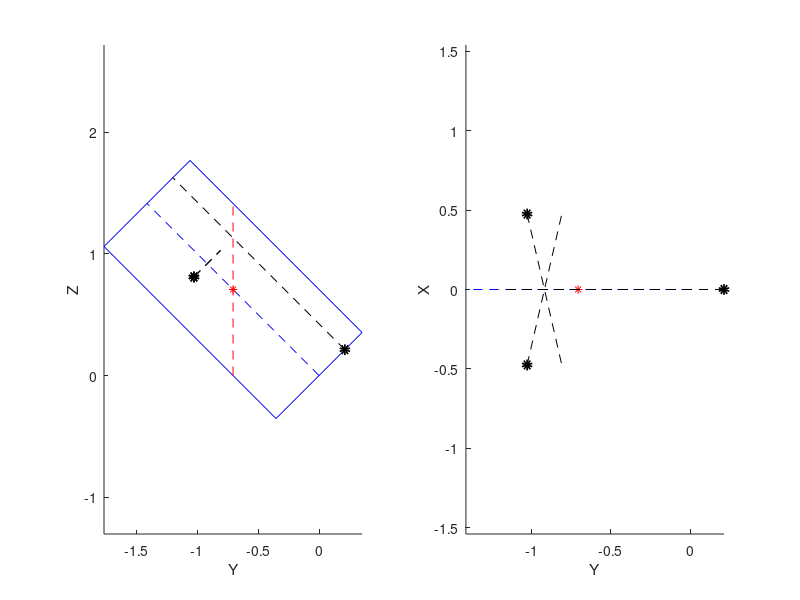
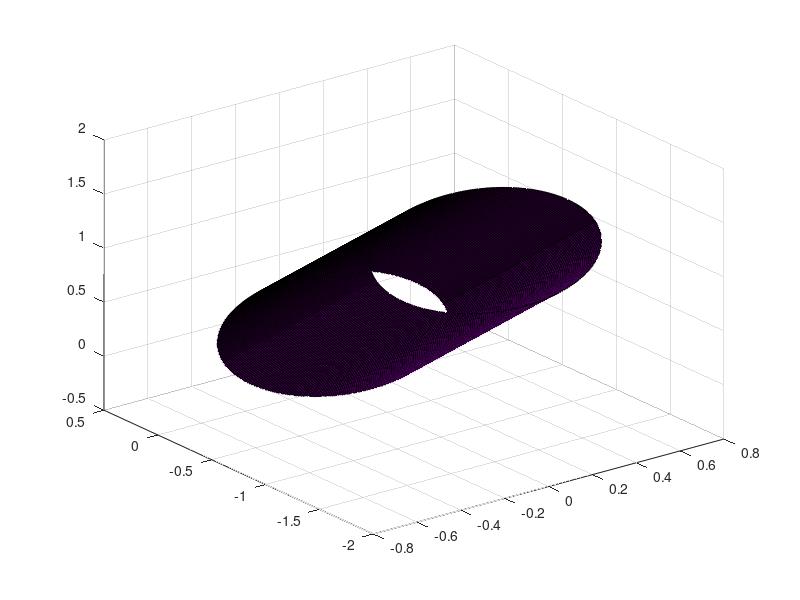

Recreate these plots in MATLAB, in order. (Note: this script raises an error after producing the figures.)
clearvars

t = pi()/4;
ph = pi()*3/5;
ph1 = ph; ph2 = -ph;
r = 0.5;
h = 2;
hcm = 0.5*h;
com = [0;0;hcm];
ds1 = 0.3;
ds2 = 0.3;
s1 = r + hcm + ds1;
s2 = r + hcm + ds2;
% construct rotation matrix for angle t relative to [0;0;1] in the yz plane
vx = [1;0;0];
vy = [0;cos(t);sin(t)];
vz = [0;-sin(t);cos(t)];
Rt = [vx vy vz];
% position of the contact points
po1 = [0;0;s1-r]+r*[sin(ph1);cos(ph1);0];
p1 = Rt*po1;
po2 = [0;0;s2-r]+r*[sin(ph2);cos(ph2);0];
p2 = Rt*po2;
% contact normals
n1 = [-sin(ph1),-cos(ph1)*cos(t),-cos(ph1)*sin(t)].';
n2 = [-sin(ph2),-cos(ph2)*cos(t),-cos(ph2)*sin(t)].';
n3 = [0,-sin(t),cos(t)].';

com = Rt*com;


%% force magnitudes
N = [n1 n2 n3];
g = [0 0 -1].';
L = -N\g;

%% finding p3 for coplanar p1p2
%  syms ds h3
if ds1 == ds2 &&ph1==-ph2
    h12 = cos(t)*ds1;
    h3 = ds1*(cos(t)^2+1)/cos(t);
    s3 = (h3-h12)*sin(t);
    if s3>0 && s3<r
        p3 = s3*[0;cos(t);sin(t)];
    else
        p3 = [];
    end
else
    A = [n1(1:2) -n2(1:2)];
    dp = p2-p1;
    sol = A\dp(1:2);
    inter1 = p1+sol(1)*n1;
    % inter2 = p2+sol(2)*n2;
    %     h1 = inter1(3)-com(3);
    %     h2 = inter2(3)-com(3);
    lxy = inter1(1:2)-com(1:2);
    h1 = -(ds1*cos(ph1)*sin(ph2) - ds2*cos(ph1)*sin(ph2) - ds1*cos(ph2)*cos(t)^2*sin(ph1) + ds2*cos(ph1)*cos(t)^2*sin(ph2))/(sin(ph1 - ph2)*cos(t));
    h2 = -(ds1*cos(ph2)*sin(ph1) - ds2*cos(ph2)*sin(ph1) - ds1*cos(ph2)*cos(t)^2*sin(ph1) + ds2*cos(ph1)*cos(t)^2*sin(ph2))/(sin(ph1 - ph2)*cos(t));
    h3 = -(ds1*cos(ph1)*sin(ph2) - ds2*cos(ph2)*sin(ph1) - ds1*cos(ph2)*cos(t)^2*sin(ph1) + ds2*cos(ph1)*cos(t)^2*sin(ph2))/(sin(ph1 - ph2)*cos(t));
    inter3 = [lxy;h3]+com;
    dist3 = n3.'*inter3;
    p3 = inter3-n3*dist3;
end
 
%% plotting the contacts and force lines
figure(1);
subplot(1,2,1) % yz plane
hold on

%plot rectangle view of the cylinder
v1 = -r*[cos(t);sin(t)];
v2 = r*[cos(t);sin(t)];
v3 = r*[cos(t);sin(t)]+h*[-sin(t);cos(t)];
v4 = -r*[cos(t);sin(t)]+h*[-sin(t);cos(t)];
vertex = [v1 v2 v3 v4 v1];
plot(vertex(1,:),vertex(2,:),'b');
% plot axis of cylinder
axisends = [v1+v2 (v3+v4)/2];
plot(axisends(1,:),axisends(2,:),'b--');
% mark com
plot(com(2),com(3),'*r');
plot([com(2),com(2)],[0,com(3)*2],'r--');
%plot contact points
plot(p1(2),p1(3),'ok','markerSize',4,'lineWidth',4);
plot(p2(2),p2(3),'ok','markerSize',4,'lineWidth',4);
plot(p3(2),p3(3),'ok','markerSize',4,'lineWidth',4);
% plot force lines
f1 = [p1 p1+n1];
plot(f1(2,:),f1(3,:),'k--');
f2 = [p2 p2+n2];
plot(f2(2,:),f2(3,:),'k--');
f3 = [p3 p3+2*n3];
plot(f3(2,:),f3(3,:),'k--');
xlabel('Y')
ylabel('Z')

axis equal
hold off

%
subplot(1,2,2) % yx plane
hold on

% plot axis of cylinder
e1 = [0;0];
e2 = [-h*sin(t);0];
axisends = [e1 e2];
plot(axisends(1,:),axisends(2,:),'b--');

% mark com
plot(com(2),com(1),'*r')

%plot contact points
plot(p1(2),p1(1),'ok','markerSize',4,'lineWidth',4)
plot(p2(2),p2(1),'ok','markerSize',4,'lineWidth',4)
plot(p3(2),p3(1),'ok','markerSize',4,'lineWidth',4)

% plot force lines
f1 = [p1 p1+n1];
plot(f1(2,:),f1(1,:),'k--');
f2 = [p2 p2+n2];
plot(f2(2,:),f2(1,:),'k--');
f3 = [p3 p3+2*n3];
plot(f3(2,:),f3(1,:),'k--');
xlabel('Y')
ylabel('X')
hold off
axis equal

%% plot in 3-D
figure(2);
[X,Y,Z] = cylinder(1,300);
hs = surf(r*X,r*Y,h*Z);
rotate(hs,[1 0 0],rad2deg(t),[0 0 0]);
hs.FaceAlpha = 0.01;
hs.EdgeAlpha = 0.05;
hold on
axis
e1 = [0;0;0];
e2 = [0;-h*sin(t);h*cos(t)];
axisends = [e1 e2];
plot3(axisends(1,:),axisends(2,:),axisends(3,:),'--');

plot3(com(1),com(2),com(3),'*r')
plot3([com(1),com(1)],[com(2),com(2)],[0,com(3)*2],'r--');
plot3(p1(1),p1(2),p1(3),'ok','markerSize',4,'lineWidth',4);
plot3(p2(1),p2(2),p2(3),'ok','markerSize',4,'lineWidth',4);
plot3(p3(1),p3(2),p3(3),'ok','markerSize',4,'lineWidth',4);

% plot force lines
f1 = [p1 p1+n1];
plot3(f1(1,:),f1(2,:),f1(3,:),'k--');
f2 = [p2 p2+n2];
plot3(f2(1,:),f2(2,:),f2(3,:),'k--');
f3 = [p3 p3+2*n3];
plot3(f3(1,:),f3(2,:),f3(3,:),'k--');

% plot generators (projection to 3-D) (for coplanar p1p2)
% g1p = (s1-r)*[0;-sin(t);cos(t)];
% g1d = [0;0;-h/2];
% g1 = [g1p-g1d g1p+g1d];
% plot3(g1(1,:),g1(2,:),g1(3,:),'g','lineWidth',4);
% g2p = (s1-r)*[0;-sin(t);cos(t)];
% g2d = [0;r;0];
% g2 = [g2p-g2d g2p+g2d];
% plot3(g2(1,:),g2(2,:),g2(3,:),'g','lineWidth',4);
% g3p = (s1-r)*[0;-sin(t);cos(t)]+s3*[0;cos(t);sin(t)];
% g3d = [r;0;0];
% g3 = [g3p-g3d g3p+g3d];
% plot3(g3(1,:),g3(2,:),g3(3,:),'g','lineWidth',4);
xlabel('X')
ylabel('Y')
zlabel('Z')

axis equal
hold off
%% exploring 3-contact stances
base = norm(p1-p2);
base_middle = (p1+p2)/2;
v2p3 = base_middle-p3;
height = norm(v2p3);
slope = v2p3(3)/(v2p3(1)^2+v2p3(2)^2)^0.5;
dph = 0.1; dth = 0.05;
ph1_vector = pi()/2:dph:pi();
th1_vector = dth:dth:pi()/2;
eqgrade = zeros(length(ph1_vector),length(th1_vector));
ComDepth = zeros(length(ph1_vector),length(th1_vector));
RotAngle = zeros(length(ph1_vector),length(th1_vector));
for i=1:length(ph1_vector)
    ph1t = ph1_vector(i)
    for j=1:length(th1_vector)
        tt = th1_vector(j);
        [p1c,ph1c,p2c,ph2c,p3c,hc] = TripleContactStance(ph1t,tt,base,height,slope,r,hcm);
        if p3c~=inf
            ComDepth(i,j) = p3(3)+hc;
            p3e = equilibriumStance(p1c,p2c,ph1c,ph2c,tt,hcm);
            eqgrade(i,j) = norm(p3e-p3c);
            p2p1 = p2c-p1c;
            RotAngle(i,j) = wrapToPi(-atan2(p2p1(2),p2p1(1)));
        else
            ComDepth(i,j) = inf;
            eqgrade(i,j) = inf;
        end
        
    end
end
%%
t1t = pi()/4;
t2t = pi()/3;
p2t = p2-p3;
p1t = p1-p3;
p3t = [0;0;0];
n = [sin(t1t)*cos(t2t);sin(t1t)*sin(t2t);cos(t1t)];
dist1 = p1t.'*n;
p1p = p1t-(p1t.'*n)*n;
dist2 = p2t.'*n;
p2p = p2t-(p2t.'*n)*n;
p12 = p2p-p1p;

%% filling in what got inf
% for i=1:length(ph1_vector)
%     ph1t = ph1_vector(i)
%     for j=1:length(th1_vector)
%         tt = th1_vector(j);
%         if ComDepth(i,j) == inf
%             [p1c,ph1c,p2c,ph2c,p3c,hc] = TripleContactStance(ph1t,tt,base,height,slope,r,hcm);
%             if p3c~=inf
%                 ComDepth(i,j) = p3(3)+hc;
%                 p3e = equilibriumStance(p1c,p2c,ph1c,ph2c,tt,hcm);
%                 eqgrade(i,j) = norm(p3e-p3c);
%                 p2p1 = p2c-p1c;
%                 RotAngle(i,j) = wrapToPi(-atan2(p2p1(2),p2p1(1)));
%             else
%                 ComDepth(i,j) = inf;
%                 eqgrade(i,j) = inf;
%             end
%         end
%     end
% end

%% finding the cliff
if 0
    base = norm(p1-p2);
    base_middle = (p1+p2)/2;
    v2p3 = base_middle-p3;
    height = norm(v2p3);
    slope = v2p3(3)/(v2p3(1)^2+v2p3(2)^2)^0.5;
    dph = 0.01; dth = 0.05;
    ph1_vector = ph1:dph:pi();
    th1_vector = dth:dth:pi()/2;
    eqgrade = zeros(length(ph1_vector),length(th1_vector));
    ComDepth = zeros(length(ph1_vector),length(th1_vector));
    RotAngle = zeros(length(ph1_vector),length(th1_vector));
    for i=1:length(ph1_vector)
        ph1t = ph1_vector(i)
        th1_range = [-pi()/2,pi()/2];
        delta = max(th1_range) - min(th1_range);
        found = false;
        while delta>pi()/100
            if ~found
                
            else
                
            end
            [p1c,ph1c,p2c,ph2c,p3c,hc] = TripleContactStance(ph1t,tt,base,height,slope,r,hcm);
            if p3c~=inf
                ComDepth(i,j) = p3(3)+hc;
                p3e = equilibriumStance(p1c,p2c,ph1c,ph2c,tt,hcm);
                eqgrade(i,j) = norm(p3e-p3c);
                p2p1 = p2c-p1c;
                RotAngle(i,j) = wrapToPi(-atan2(p2p1(2),p2p1(1)));
            else
                ComDepth(i,j) = inf;
                eqgrade(i,j) = inf;
            end
            
        end
    end
end
%% draw a particular object stance based on ph1 and t1
if 0
    ph1t = 3.1;
    tt = 0.26;
    [p1c,ph1c,p2c,ph2c,p3c,hc] = TripleContactStance(ph1t,tt,base,height,slope,r,hcm)
    % basec = norm(p1c-p2c);
    % base_middlec = (p1c+p2c)/2;
    % v2p3c = base_middlec-p3c;
    % heightc = norm(v2p3c)
    % slopec = v2p3c(3)/(v2p3c(1)^2+v2p3c(2)^2)^0.5
    Draw3D(r,h,hcm,tt,p1c,p2c,p3c,ph1c,ph2c)
end
%%
figure
contour(ph1_vector,th1_vector,eqgrade.',[logspace(-5,-1,50),linspace(0.1,10,80)])
xlabel('\phi_1')
ylabel('\theta_1')
zlabel('Eq. grade')
%%
f = figure;
contour(ph1_vector,th1_vector,ComDepth.',[linspace(min(min(ComDepth)),max(max(ComDepth(ComDepth<inf))),50),min(min(ComDepth))+logspace(-4,-1,50)])
% contour(ph1_vector,th1_vector,ComDepth.',100);
xlabel('\phi_1')
ylabel('\theta_1')
zlabel('COM Height')
h=colorbar;
set(get(h,'label'),'string','U','interpreter','latex','FontSize',14,'rotation',0);
print(f,['tripleCS_base' num2str(round(base,2)*100) '_height' num2str(round(height,2)*100) '_slope' num2str(round(slope,2)*100)],'-dpng');